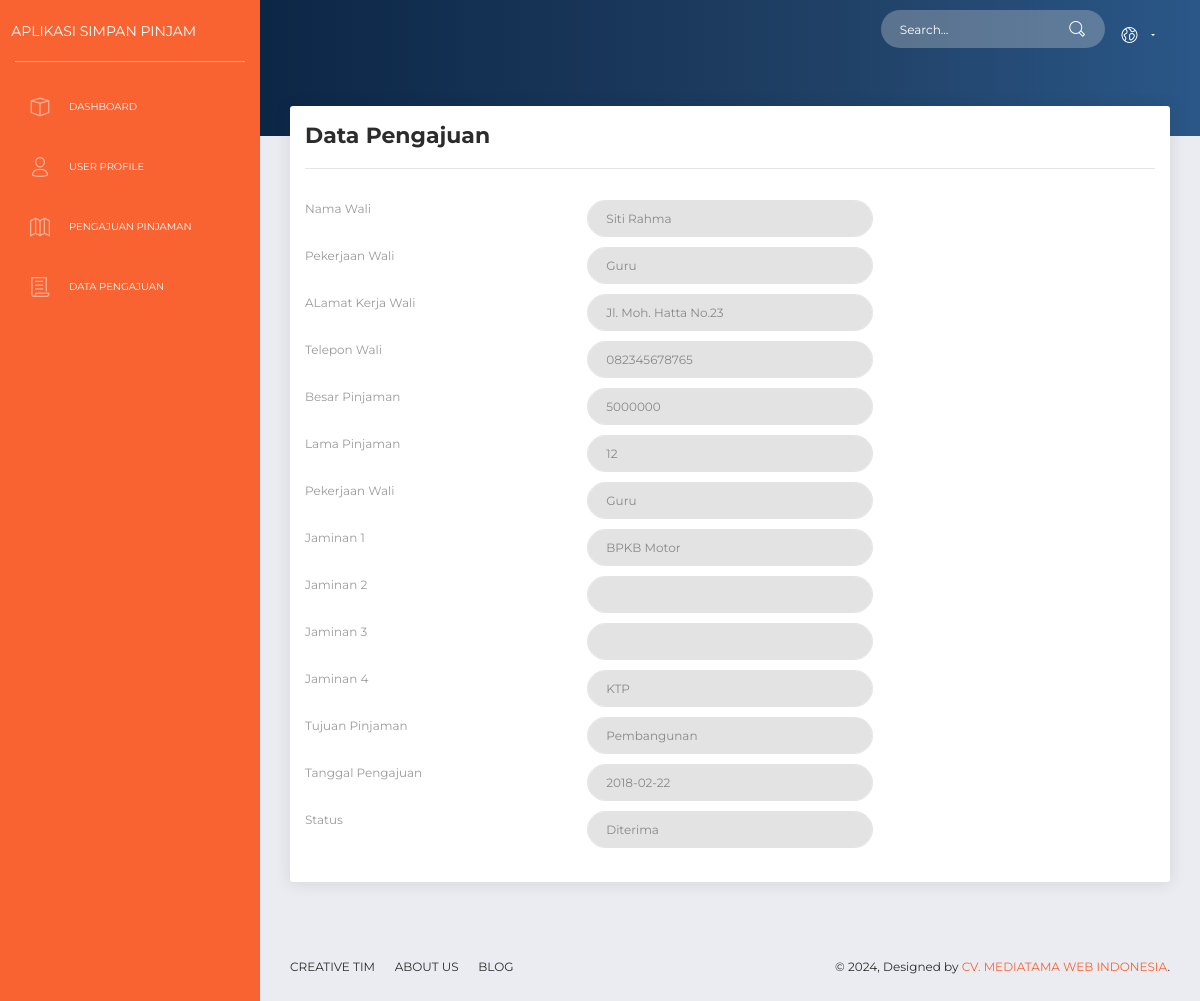
Page /pages/index.php?p=datapengajuan&username=AN0001 (signed in) on the committed database.
### tables this page shows
CREATE TABLE IF NOT EXISTS `pengajuan` (
  `id_pengajuan` varchar(10) NOT NULL,
  `id_anggota` varchar(10) NOT NULL,
  `nama_wali` varchar(40) NOT NULL,
  `pekerjaan_wali` varchar(30) NOT NULL,
  `alamat_kerja_wali` varchar(50) NOT NULL,
  `telepon_wali` varchar(15) NOT NULL,
  `besar_pinjaman` int(11) NOT NULL,
  `lama_pinjaman` int(11) NOT NULL,
  `jaminan1` varchar(20) NOT NULL,
  `jaminan2` varchar(20) NOT NULL,
  `jaminan3` varchar(20) NOT NULL,
  `jaminan4` varchar(20) NOT NULL,
  `tujuan_pinjaman` varchar(30) NOT NULL,
  `tanggal_pengajuan` date NOT NULL,
  `status` varchar(15) NOT NULL
);

### pages/datapengajuan.php (the view, shortened to what this page needs)
<?php
  $sql=mysql_query("select * from pengajuan where id_anggota='$_GET[username]'");
  $data=mysql_fetch_array($sql);
?>
 <div class="col-md-12">
                        <div class="card">
                            <div class="card-header">
                                <h5 class="title">Data Pengajuan</h5>
                                <hr>
                            </div>
                            <div class="card-body">
                                <form method="POST">
                                    <div class="row">
                                        <div class="col-md-4 pr-1">
                                            <div class="form-group">
                                                <label>Nama Wali</label>
                                            </div>
                                        </div>
                                        <div class="col-md-4 px-1">
                                            <div class="form-group">
                                                <input type="text" name="nama_wali" class="form-control" readonly value="<?php echo $data['nama_wali']; ?>">
                                            </div>
                                        </div>
                                    </div>
                                    <div class="row">
                                        <div class="col-md-4 pr-1">
                                            <div class="form-group">
                                                <label>Pekerjaan Wali</label>
                                            </div>
                                        </div>
                                        <div class="col-md-4 px-1">
                                            <div class="form-group">
                                                <input type="text" name="pekerjaan_wali" class="form-control" readonly value="<?php echo $data['pekerjaan_wali']; ?>">
                                            </div>
                                        </div>
                                    </div>
                                    <div class="row">
                                        <div class="col-md-4 pr-1">
                                            <div class="form-group">
                                                <label>ALamat Kerja Wali</label>
                                            </div>
                                        </div>
                                        <div class="col-md-4 px-1">
                                            <div class="form-group">
                                                <input type="text" name="alamat_kerja_wali" class="form-control" readonly value="<?php echo $data['alamat_kerja_wali']; ?>">
                                            </div>
                                        </div>
                                    </div>
                                    <div class="row">
                                        <div class="col-md-4 pr-1">
                                            <div class="form-group">
                                                <label>Telepon Wali</label>
                                            </div>
                                        </div>
                                        <div class="col-md-4 px-1">
                                            <div class="form-group">
                                                <input type="text" name="telepon_wali" class="form-control" readonly value="<?php echo $data['telepon_wali']; ?>">
                                            </div>
                                        </div>
                                    </div>
                                    <div class="row">
                                        <div class="col-md-4 pr-1">
                                            <div class="form-group">
                                                <label>Besar Pinjaman</label>
                                            </div>
                                        </div>
                                        <div class="col-md-4 px-1">
                                            <div class="form-group">
                                                <input type="text" name="besar_pinjaman" class="form-control" readonly value="<?php echo $data['besar_pinjaman']; ?>">
                                            </div>
                                        </div>
                                    </div>
                                    <div class="row">
                                        <div class="col-md-4 pr-1">
                                            <div class="form-group">
                                                <label>Lama Pinjaman</label>
                                            </div>
                                        </div>
                                        <div class="col-md-4 px-1">
                                            <div class="form-group">
                                                <input type="text" name="lama_pinjaman" class="form-control" readonly value="<?php echo $data['lama_pinjaman']; ?>">
                                            </div>
                                        </div>
                                    </div>
                                    <div class="row">
                                        <div class="col-md-4 pr-1">
                                            <div class="form-group">
                                                <label>Pekerjaan Wali</label>
                                            </div>
                                        </div>
                                        <div class="col-md-4 px-1">
                                            <div class="form-group">
                                                <input type="text" name="pekerjaan_wali" class="form-control" readonly value="<?php echo $data['pekerjaan_wali']; ?>">
                                            </div>
                                        </div>
                                    </div>
                                    <div class="row">
                                        <div class="col-md-4 pr-1">
                                            <div class="form-group">
                                                <label>Jaminan 1</label>
                                            </div>
                                        </div>
                                        <div class="col-md-4 px-1">
                                            <div class="form-group">
                                                <input type="text" name="jaminan1" class="form-control" readonly value="<?php echo $data['jaminan1']; ?>">
                                            </div>
                                        </div>
                                    </div>
                                    <div class="row">
                                        <div class="col-md-4 pr-1">
                                            <div class="form-group">
                                                <label>Jaminan 2</label>
                                            </div>
                                        </div>
                                        <div class="col-md-4 px-1">
                                            <div class="form-group">
                                                <input type="text" name="jaminan2" class="form-control" readonly value="<?php echo $data['jaminan2']; ?>">
                                            </div>
                                        </div>
                                    </div>
                                    <div class="row">
                                        <div class="col-md-4 pr-1">
                                            <div class="form-group">
                                                <label>Jaminan 3</label>
                                            </div>
                                        </div>
                                        <div class="col-md-4 px-1">
                                            <div class="form-group">
                                                <input type="text" name="jaminan3" class="form-control" readonly value="<?php echo $data['jaminan3']; ?>">
                                            </div>
                                        </div>
                                    </div>
                                    <div class="row">
                                        <div class="col-md-4 pr-1">
                                            <div class="form-group">
                                                <label>Jaminan 4</label>
                                            </div>
                                        </div>
                                        <div class="col-md-4 px-1">
                                            <div class="form-group">
                                                <input type="text" name="jaminan1" class="form-control" readonly value="<?php echo $data['jaminan4']; ?>">
                                            </div>
                                        </div>
                                    </div>
                                    <div class="row">
                                        <div class="col-md-4 pr-1">
                                            <div class="form-group">
                                                <label>Tujuan Pinjaman</label>
                                            </div>
                                        </div>
                                        <div class="col-md-4 px-1">
                                            <div class="form-group">
                                                <input type="text" name="tujuan_pinjaman" class="form-control" readonly value="<?php echo $data['tujuan_pinjaman']; ?>">
                                            </div>
                                        </div>
                                    </div>
                                    <div class="row">
                                        <div class="col-md-4 pr-1">
                                            <div class="form-group">
                                                <label>Tanggal Pengajuan</label>
                                            </div>
                                        </div>
                                        <div class="col-md-4 px-1">
                                            <div class="form-group">
                                                <input type="text" name="tanggal_pengajuan" class="form-control" readonly value="<?php echo $data['tanggal_pengajuan']; ?>">
                                            </div>
                                        </div>
                                    </div>
                                    <div class="row">
                                        <div class="col-md-4 pr-1">
                                            <div class="form-group">
                                                <label>Status</label>
                                            </div>
                                        </div>
                                        <div class="col-md-4 px-1">
                                            <div class="form-group">
                                                <input type="text" name="status" class="form-control" readonly value="<?php echo $data['status']; ?>">
                                            </div>
                                        </div>
                                    </div>
                                </form>
                            </div>
                        </div>
 </div>

### rows in the picture
pengajuan: nama_wali "Siti Rahma", pekerjaan_wali "Guru", alamat_kerja_wali "Jl. Moh. Hatta No.23", telepon_wali "082345678765", besar_pinjaman "5000000", lama_pinjaman "12", jaminan1 "BPKB Motor", jaminan1 "KTP", tujuan_pinjaman "Pembangunan", tanggal_pengajuan "2018-02-22", status "Diterima"
